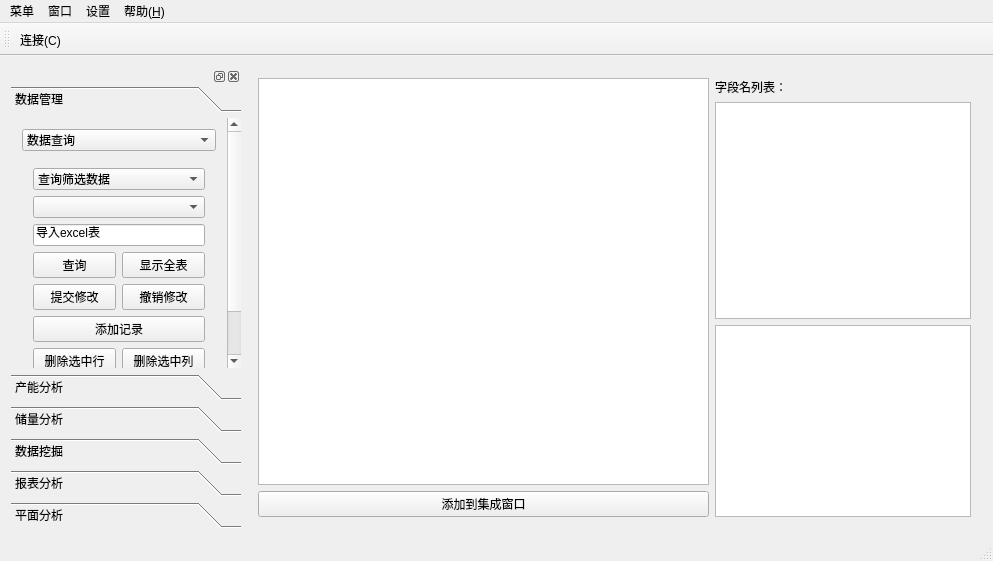
<?xml version="1.0" encoding="UTF-8"?>
<ui version="4.0">
 <class>MainInterface</class>
 <widget class="QMainWindow" name="MainInterface">
  <property name="geometry">
   <rect>
    <x>0</x>
    <y>0</y>
    <width>993</width>
    <height>547</height>
   </rect>
  </property>
  <property name="windowTitle">
   <string>气藏动态储量评价与数据分析系统</string>
  </property>
  <property name="styleSheet">
   <string notr="true"/>
  </property>
  <property name="tabShape">
   <enum>QTabWidget::Rounded</enum>
  </property>
  <property name="dockNestingEnabled">
   <bool>false</bool>
  </property>
  <property name="dockOptions">
   <set>QMainWindow::AllowTabbedDocks|QMainWindow::AnimatedDocks</set>
  </property>
  <widget class="QWidget" name="centralWidget">
   <layout class="QGridLayout" name="gridLayout_8">
    <item row="0" column="0">
     <widget class="QDockWidget" name="dockWidget">
      <property name="sizePolicy">
       <sizepolicy hsizetype="Maximum" vsizetype="Expanding">
        <horstretch>0</horstretch>
        <verstretch>0</verstretch>
       </sizepolicy>
      </property>
      <property name="minimumSize">
       <size>
        <width>230</width>
        <height>461</height>
       </size>
      </property>
      <property name="sizeIncrement">
       <size>
        <width>201</width>
        <height>461</height>
       </size>
      </property>
      <property name="baseSize">
       <size>
        <width>201</width>
        <height>461</height>
       </size>
      </property>
      <widget class="QWidget" name="dockWidgetContents">
       <layout class="QGridLayout" name="gridLayout">
        <property name="leftMargin">
         <number>0</number>
        </property>
        <property name="topMargin">
         <number>0</number>
        </property>
        <property name="rightMargin">
         <number>0</number>
        </property>
        <property name="bottomMargin">
         <number>0</number>
        </property>
        <item row="0" column="0">
         <widget class="QToolBox" name="toolBox">
          <property name="currentIndex">
           <number>0</number>
          </property>
          <widget class="QWidget" name="page">
           <property name="geometry">
            <rect>
             <x>0</x>
             <y>0</y>
             <width>213</width>
             <height>295</height>
            </rect>
           </property>
           <attribute name="label">
            <string>数据管理</string>
           </attribute>
           <layout class="QGridLayout" name="gridLayout_6">
            <item row="0" column="1">
             <layout class="QGridLayout" name="gridLayout_5">
              <item row="0" column="1">
               <widget class="QComboBox" name="comboBox">
                <item>
                 <property name="text">
                  <string>数据查询</string>
                 </property>
                </item>
                <item>
                 <property name="text">
                  <string>查询器设计</string>
                 </property>
                </item>
               </widget>
              </item>
              <item row="2" column="1">
               <spacer name="verticalSpacer">
                <property name="orientation">
                 <enum>Qt::Vertical</enum>
                </property>
                <property name="sizeHint" stdset="0">
                 <size>
                  <width>20</width>
                  <height>40</height>
                 </size>
                </property>
               </spacer>
              </item>
              <item row="1" column="1">
               <widget class="QStackedWidget" name="stackedWidget_query">
                <property name="currentIndex">
                 <number>0</number>
                </property>
                <widget class="QWidget" name="page_10">
                 <layout class="QGridLayout" name="gridLayout_2">
                  <item row="0" column="0">
                   <layout class="QGridLayout" name="gridLayout_3">
                    <item row="7" column="0">
                     <widget class="QPushButton" name="pushButton_5">
                      <property name="text">
                       <string>按id升序排列</string>
                      </property>
                     </widget>
                    </item>
                    <item row="7" column="1">
                     <widget class="QPushButton" name="pushButton_6">
                      <property name="text">
                       <string>按id降序排列</string>
                      </property>
                     </widget>
                    </item>
                    <item row="3" column="0">
                     <widget class="QPushButton" name="pushButton_7">
                      <property name="text">
                       <string>查询</string>
                      </property>
                     </widget>
                    </item>
                    <item row="1" column="0" colspan="2">
                     <widget class="QComboBox" name="ComboBox_TableName">
                      <property name="frame">
                       <bool>true</bool>
                      </property>
                     </widget>
                    </item>
                    <item row="5" column="0" colspan="2">
                     <widget class="QPushButton" name="pushButton_3">
                      <property name="text">
                       <string>添加记录</string>
                      </property>
                     </widget>
                    </item>
                    <item row="4" column="0">
                     <widget class="QPushButton" name="pushButton">
                      <property name="text">
                       <string>提交修改</string>
                      </property>
                     </widget>
                    </item>
                    <item row="6" column="0">
                     <widget class="QPushButton" name="pushButton_4">
                      <property name="text">
                       <string>删除选中行</string>
                      </property>
                     </widget>
                    </item>
                    <item row="4" column="1">
                     <widget class="QPushButton" name="pushButton_2">
                      <property name="text">
                       <string>撤销修改</string>
                      </property>
                     </widget>
                    </item>
                    <item row="6" column="1">
                     <widget class="QPushButton" name="pushButton_9">
                      <property name="text">
                       <string>删除选中列</string>
                      </property>
                     </widget>
                    </item>
                    <item row="3" column="1">
                     <widget class="QPushButton" name="pushButton_8">
                      <property name="text">
                       <string>显示全表</string>
                      </property>
                     </widget>
                    </item>
                    <item row="2" column="0" colspan="2">
                     <widget class="QLineEdit" name="lineEdit">
                      <property name="text">
                       <string>导入excel表</string>
                      </property>
                     </widget>
                    </item>
                    <item row="0" column="0" colspan="2">
                     <widget class="QComboBox" name="ComboBox_Chioceopeater">
                      <item>
                       <property name="text">
                        <string>查询筛选数据</string>
                       </property>
                      </item>
                      <item>
                       <property name="text">
                        <string>修改数据</string>
                       </property>
                      </item>
                     </widget>
                    </item>
                   </layout>
                  </item>
                  <item row="1" column="0">
                   <spacer name="verticalSpacer_2">
                    <property name="orientation">
                     <enum>Qt::Vertical</enum>
                    </property>
                    <property name="sizeHint" stdset="0">
                     <size>
                      <width>20</width>
                      <height>17</height>
                     </size>
                    </property>
                   </spacer>
                  </item>
                 </layout>
                </widget>
                <widget class="QWidget" name="page_11">
                 <layout class="QGridLayout" name="gridLayout_7">
                  <item row="1" column="0">
                   <spacer name="verticalSpacer_3">
                    <property name="orientation">
                     <enum>Qt::Vertical</enum>
                    </property>
                    <property name="sizeHint" stdset="0">
                     <size>
                      <width>20</width>
                      <height>40</height>
                     </size>
                    </property>
                   </spacer>
                  </item>
                  <item row="0" column="0">
                   <layout class="QGridLayout" name="gridLayout_4">
                    <item row="1" column="0">
                     <widget class="QPushButton" name="pushButton_10">
                      <property name="text">
                       <string>添加根节点</string>
                      </property>
                     </widget>
                    </item>
                    <item row="1" column="1">
                     <widget class="QPushButton" name="pushButton_11">
                      <property name="text">
                       <string>添加子节点</string>
                      </property>
                     </widget>
                    </item>
                    <item row="2" column="0" colspan="2">
                     <widget class="QPushButton" name="pushButton_12">
                      <property name="text">
                       <string>删除节点</string>
                      </property>
                     </widget>
                    </item>
                    <item row="0" column="0" colspan="2">
                     <widget class="QComboBox" name="ComboBox_TableName_2">
                      <property name="enabled">
                       <bool>true</bool>
                      </property>
                     </widget>
                    </item>
                   </layout>
                  </item>
                 </layout>
                </widget>
               </widget>
              </item>
             </layout>
            </item>
           </layout>
          </widget>
          <widget class="QWidget" name="page_2">
           <property name="geometry">
            <rect>
             <x>0</x>
             <y>0</y>
             <width>98</width>
             <height>28</height>
            </rect>
           </property>
           <attribute name="label">
            <string>产能分析</string>
           </attribute>
           <widget class="QComboBox" name="comboBox_2">
            <property name="geometry">
             <rect>
              <x>0</x>
              <y>0</y>
              <width>231</width>
              <height>22</height>
             </rect>
            </property>
            <item>
             <property name="text">
              <string>一点法试井</string>
             </property>
            </item>
            <item>
             <property name="text">
              <string>修正等时试井法</string>
             </property>
            </item>
            <item>
             <property name="text">
              <string>生产数据核实无阻</string>
             </property>
            </item>
            <item>
             <property name="text">
              <string>流入流出曲线法</string>
             </property>
            </item>
            <item>
             <property name="text">
              <string>采气指示曲线法</string>
             </property>
            </item>
           </widget>
          </widget>
          <widget class="QWidget" name="page_3">
           <property name="geometry">
            <rect>
             <x>0</x>
             <y>0</y>
             <width>98</width>
             <height>28</height>
            </rect>
           </property>
           <attribute name="label">
            <string>储量分析</string>
           </attribute>
          </widget>
          <widget class="QWidget" name="page_4">
           <property name="geometry">
            <rect>
             <x>0</x>
             <y>0</y>
             <width>98</width>
             <height>28</height>
            </rect>
           </property>
           <attribute name="label">
            <string>数据挖掘</string>
           </attribute>
          </widget>
          <widget class="QWidget" name="page_5">
           <property name="geometry">
            <rect>
             <x>0</x>
             <y>0</y>
             <width>98</width>
             <height>28</height>
            </rect>
           </property>
           <attribute name="label">
            <string>报表分析</string>
           </attribute>
          </widget>
          <widget class="QWidget" name="page_6">
           <property name="geometry">
            <rect>
             <x>0</x>
             <y>0</y>
             <width>98</width>
             <height>28</height>
            </rect>
           </property>
           <attribute name="label">
            <string>平面分析</string>
           </attribute>
          </widget>
         </widget>
        </item>
       </layout>
      </widget>
     </widget>
    </item>
    <item row="0" column="1">
     <widget class="QStackedWidget" name="stackedWidget">
      <property name="currentIndex">
       <number>0</number>
      </property>
      <widget class="QWidget" name="page_8">
       <layout class="QGridLayout" name="gridLayout_12">
        <item row="0" column="0">
         <layout class="QGridLayout" name="gridLayout_11">
          <item row="0" column="1">
           <widget class="QLabel" name="label">
            <property name="sizePolicy">
             <sizepolicy hsizetype="Maximum" vsizetype="Maximum">
              <horstretch>0</horstretch>
              <verstretch>0</verstretch>
             </sizepolicy>
            </property>
            <property name="text">
             <string>字段名列表：</string>
            </property>
           </widget>
          </item>
          <item row="1" column="1">
           <widget class="QListWidget" name="ListWidget_ColumnName_2">
            <property name="sizePolicy">
             <sizepolicy hsizetype="Maximum" vsizetype="Expanding">
              <horstretch>0</horstretch>
              <verstretch>0</verstretch>
             </sizepolicy>
            </property>
            <property name="selectionMode">
             <enum>QAbstractItemView::SingleSelection</enum>
            </property>
           </widget>
          </item>
          <item row="0" column="0" rowspan="3">
           <widget class="QTableView" name="tableView"/>
          </item>
          <item row="3" column="0">
           <widget class="QPushButton" name="pushButton_13">
            <property name="sizePolicy">
             <sizepolicy hsizetype="Preferred" vsizetype="Maximum">
              <horstretch>0</horstretch>
              <verstretch>0</verstretch>
             </sizepolicy>
            </property>
            <property name="text">
             <string>添加到集成窗口</string>
            </property>
           </widget>
          </item>
          <item row="2" column="1" rowspan="2">
           <widget class="QListWidget" name="ListWidget_ColumnSeleced">
            <property name="sizePolicy">
             <sizepolicy hsizetype="Maximum" vsizetype="Minimum">
              <horstretch>0</horstretch>
              <verstretch>0</verstretch>
             </sizepolicy>
            </property>
            <property name="selectionMode">
             <enum>QAbstractItemView::SingleSelection</enum>
            </property>
           </widget>
          </item>
         </layout>
        </item>
       </layout>
      </widget>
      <widget class="QWidget" name="page_7">
       <layout class="QGridLayout" name="gridLayout_10">
        <item row="0" column="0">
         <layout class="QGridLayout" name="gridLayout_9">
          <item row="1" column="2" rowspan="2">
           <widget class="QTreeView" name="treeView">
            <property name="sizePolicy">
             <sizepolicy hsizetype="Maximum" vsizetype="Expanding">
              <horstretch>0</horstretch>
              <verstretch>0</verstretch>
             </sizepolicy>
            </property>
            <property name="editTriggers">
             <set>QAbstractItemView::DoubleClicked</set>
            </property>
            <property name="selectionBehavior">
             <enum>QAbstractItemView::SelectRows</enum>
            </property>
            <property name="textElideMode">
             <enum>Qt::ElideRight</enum>
            </property>
            <property name="sortingEnabled">
             <bool>false</bool>
            </property>
           </widget>
          </item>
          <item row="0" column="2">
           <widget class="QLabel" name="label_6">
            <property name="sizePolicy">
             <sizepolicy hsizetype="Maximum" vsizetype="Maximum">
              <horstretch>0</horstretch>
              <verstretch>0</verstretch>
             </sizepolicy>
            </property>
            <property name="text">
             <string>树型列表:</string>
            </property>
           </widget>
          </item>
          <item row="1" column="3">
           <widget class="QListWidget" name="ListWidget_ColumnName">
            <property name="sizePolicy">
             <sizepolicy hsizetype="Maximum" vsizetype="Expanding">
              <horstretch>0</horstretch>
              <verstretch>0</verstretch>
             </sizepolicy>
            </property>
            <property name="editTriggers">
             <set>QAbstractItemView::DoubleClicked|QAbstractItemView::EditKeyPressed</set>
            </property>
            <property name="selectionMode">
             <enum>QAbstractItemView::SingleSelection</enum>
            </property>
            <property name="currentRow">
             <number>-1</number>
            </property>
           </widget>
          </item>
          <item row="0" column="3">
           <widget class="QLabel" name="label_3">
            <property name="sizePolicy">
             <sizepolicy hsizetype="Maximum" vsizetype="Maximum">
              <horstretch>0</horstretch>
              <verstretch>0</verstretch>
             </sizepolicy>
            </property>
            <property name="text">
             <string>字段名列表:</string>
            </property>
           </widget>
          </item>
          <item row="3" column="2">
           <widget class="QPushButton" name="pushButton_14">
            <property name="text">
             <string>添加列表到集成窗口</string>
            </property>
            <property name="flat">
             <bool>false</bool>
            </property>
           </widget>
          </item>
          <item row="2" column="3" rowspan="2">
           <widget class="QListWidget" name="ListWidget_ColumnSeleced_2">
            <property name="sizePolicy">
             <sizepolicy hsizetype="Maximum" vsizetype="Expanding">
              <horstretch>0</horstretch>
              <verstretch>0</verstretch>
             </sizepolicy>
            </property>
            <property name="selectionMode">
             <enum>QAbstractItemView::SingleSelection</enum>
            </property>
           </widget>
          </item>
          <item row="0" column="1" rowspan="4">
           <widget class="QTableView" name="tableView_2"/>
          </item>
         </layout>
        </item>
       </layout>
      </widget>
      <widget class="QWidget" name="page_9">
       <widget class="QComboBox" name="comboBox_capacity">
        <property name="geometry">
         <rect>
          <x>550</x>
          <y>20</y>
          <width>181</width>
          <height>22</height>
         </rect>
        </property>
       </widget>
       <widget class="QTableView" name="tableView_capacity">
        <property name="geometry">
         <rect>
          <x>10</x>
          <y>1</y>
          <width>531</width>
          <height>451</height>
         </rect>
        </property>
       </widget>
       <widget class="QListWidget" name="listWidget_capacity_well">
        <property name="geometry">
         <rect>
          <x>550</x>
          <y>60</y>
          <width>181</width>
          <height>192</height>
         </rect>
        </property>
       </widget>
      </widget>
     </widget>
    </item>
   </layout>
   <zorder>stackedWidget</zorder>
   <zorder>dockWidget</zorder>
  </widget>
  <widget class="QMenuBar" name="menuBar">
   <property name="geometry">
    <rect>
     <x>0</x>
     <y>0</y>
     <width>993</width>
     <height>23</height>
    </rect>
   </property>
   <widget class="QMenu" name="menu">
    <property name="title">
     <string>菜单</string>
    </property>
    <addaction name="action_connection"/>
    <addaction name="action_open"/>
    <addaction name="separator"/>
    <addaction name="action_save"/>
    <addaction name="action_saveas"/>
   </widget>
   <widget class="QMenu" name="menu_H">
    <property name="title">
     <string>帮助(&amp;H)</string>
    </property>
    <addaction name="action_about"/>
   </widget>
   <widget class="QMenu" name="menu_2">
    <property name="title">
     <string>窗口</string>
    </property>
    <addaction name="action"/>
    <addaction name="action_2"/>
   </widget>
   <widget class="QMenu" name="menu_3">
    <property name="title">
     <string>设置</string>
    </property>
   </widget>
   <addaction name="menu"/>
   <addaction name="menu_2"/>
   <addaction name="menu_3"/>
   <addaction name="menu_H"/>
  </widget>
  <widget class="QStatusBar" name="statusBar"/>
  <widget class="QToolBar" name="toolBar">
   <property name="windowTitle">
    <string>toolBar</string>
   </property>
   <property name="floatable">
    <bool>true</bool>
   </property>
   <attribute name="toolBarArea">
    <enum>TopToolBarArea</enum>
   </attribute>
   <attribute name="toolBarBreak">
    <bool>false</bool>
   </attribute>
   <addaction name="action_connection"/>
  </widget>
  <action name="action_connection">
   <property name="text">
    <string>连接(&amp;C)</string>
   </property>
  </action>
  <action name="action_save">
   <property name="text">
    <string>保存(&amp;S)</string>
   </property>
  </action>
  <action name="action_saveas">
   <property name="text">
    <string>另存为(&amp;Ctrl+&amp;S)</string>
   </property>
  </action>
  <action name="action_open">
   <property name="text">
    <string>导入excel表</string>
   </property>
  </action>
  <action name="action_about">
   <property name="text">
    <string>关于</string>
   </property>
  </action>
  <action name="action">
   <property name="text">
    <string>显示模块操作窗口</string>
   </property>
  </action>
  <action name="action_2">
   <property name="text">
    <string>创建窗口</string>
   </property>
  </action>
 </widget>
 <layoutdefault spacing="6" margin="11"/>
 <resources/>
 <connections/>
</ui>
